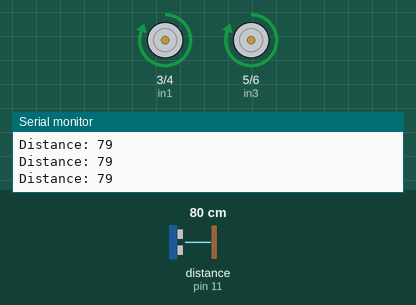
A sketch run on a simulated Arduino Uno, built with avr-gcc and run on an emulated ATmega328P. Shown: motor-driver pin pairs drawn as motors (green arrow = first pin HIGH = forward, orange = second pin HIGH = backward, longer = more drive, scaled by the enable pin), the last lines printed to the serial monitor. Wiring (inferred from the names in the program): ultrasonic range finder: trigger pin 12; echo pin 11. The test bench sets the inputs (shaded band); at power-on: distance to the obstacle (sensor on pin 11) 80 cm. The echo pulse lasts 58.3 µs per cm.

Above: at 1.2 s.
1.3 s: distance to the obstacle (sensor on pin 11) set to 7 cm
4.3 s: distance to the obstacle (sensor on pin 11) set to 4 cm
At 4.6 s:
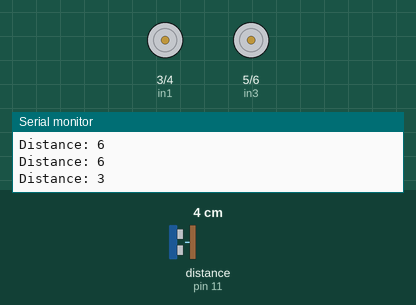
7.3 s: distance to the obstacle (sensor on pin 11) set to 18 cm
At 8.2 s:
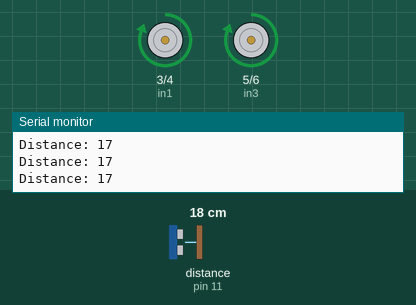
8.8 s: distance to the obstacle (sensor on pin 11) set to 2 cm
At 9.7 s:
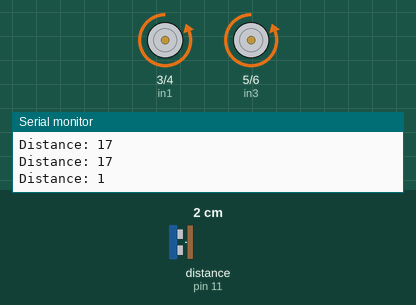
Timing chart, 0 to 12.8 s (numbered marks = the images above; inputs shaded):
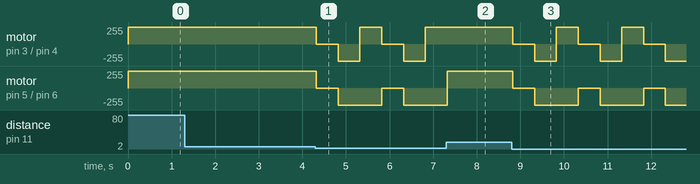

The sketch:

obstacle_avoiding_robot.ino
```cpp
#define trigPin 12
#define echoPin 11

#define enA 9
#define in1 3
#define in2 4

#define enB 10
#define in3 5
#define in4 6

void setup() {
  pinMode(trigPin, OUTPUT);
  pinMode(echoPin, INPUT);

  pinMode(enA, OUTPUT);
  pinMode(in1, OUTPUT);
  pinMode(in2, OUTPUT);

  pinMode(enB, OUTPUT);
  pinMode(in3, OUTPUT);
  pinMode(in4, OUTPUT);

  Serial.begin(9600);

  // Set enable pins to HIGH to keep motors always enabled
  digitalWrite(enA, HIGH);
  digitalWrite(enB, HIGH);
}

void loop() {
  long duration, distance;

  // Clear the trigPin
  digitalWrite(trigPin, LOW);
  delayMicroseconds(2);

  // Set the trigPin on HIGH state for 10 microseconds
  digitalWrite(trigPin, HIGH);
  delayMicroseconds(10);
  digitalWrite(trigPin, LOW);

  // Read the echoPin, returns the sound wave travel time in microseconds
  duration = pulseIn(echoPin, HIGH);

  // Calculate the distance
  distance = duration * 0.034 / 2; // Speed of sound wave divided by 2 (go and back)

  // Print the distance on the Serial Monitor
  Serial.print("Distance: ");
  Serial.println(distance);

  if (distance < 5) {
    // Stop the robot
    digitalWrite(in1, LOW);
    digitalWrite(in2, LOW);
    digitalWrite(in3, LOW);
    digitalWrite(in4, LOW);
    delay(500);

    // Move robot backward
    digitalWrite(in1, LOW);
    digitalWrite(in2, HIGH);
    digitalWrite(in3, LOW);
    digitalWrite(in4, HIGH);
    delay(500);

    // Turn the robot right
    digitalWrite(in1, HIGH);
    digitalWrite(in2, LOW);
    digitalWrite(in3, LOW);
    digitalWrite(in4, HIGH);
    delay(500);
  } else {
    // Move the robot forward
    digitalWrite(in1, HIGH);
    digitalWrite(in2, LOW);
    digitalWrite(in3, HIGH);
    digitalWrite(in4, LOW);
  }
}
```

Measured:
- the behaviour switches between 6 and 5 cm on distance to the obstacle (sensor on pin 11) (found by bisection; images 0 and 1)
- after the input at 4.3 s, motor on pin 3 (in1) / pin 4 (in2): forward 255/255 → stopped at once, → backward 255/255 0.50 s later, → forward 255/255 0.50 s later, → stopped 0.50 s later, … (6 changes in this stretch); motor on pin 5 (in3) / pin 6 (in4): alternates backward 255/255 for 1.0 s and stopped for 0.50 s, starting at once
- after the input at 7.3 s, motor on pin 3 (in1) / pin 4 (in2): stays forward 255/255 (without the input it goes to stopped after 0.02 s)
- after the input at 8.8 s, motor on pin 3 (in1) / pin 4 (in2): forward 255/255 → stopped at once, then repeats every 1.5 s: backward 255/255 0.50 s, forward 255/255 0.50 s, stopped 0.50 s; motor on pin 5 (in3) / pin 6 (in4): alternates backward 255/255 for 1.0 s and stopped for 0.50 s, starting at once
